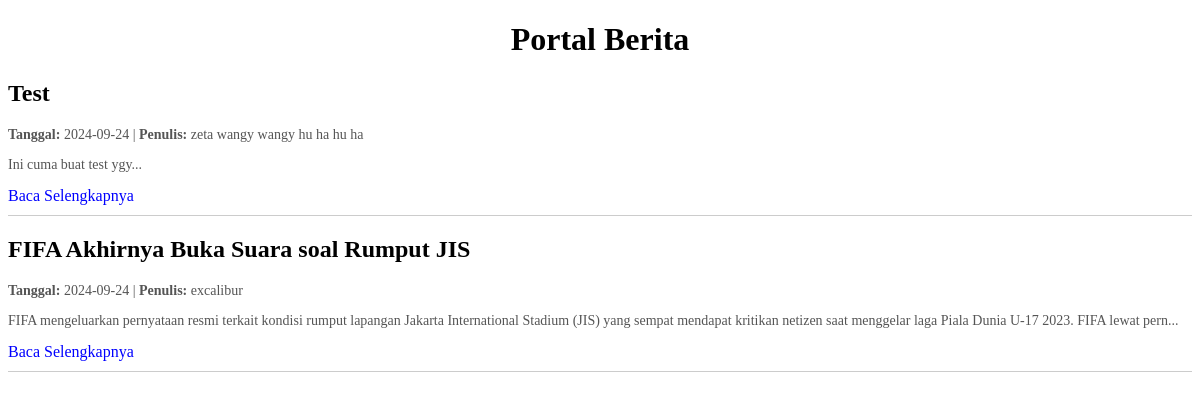
Before: / with the older database file.
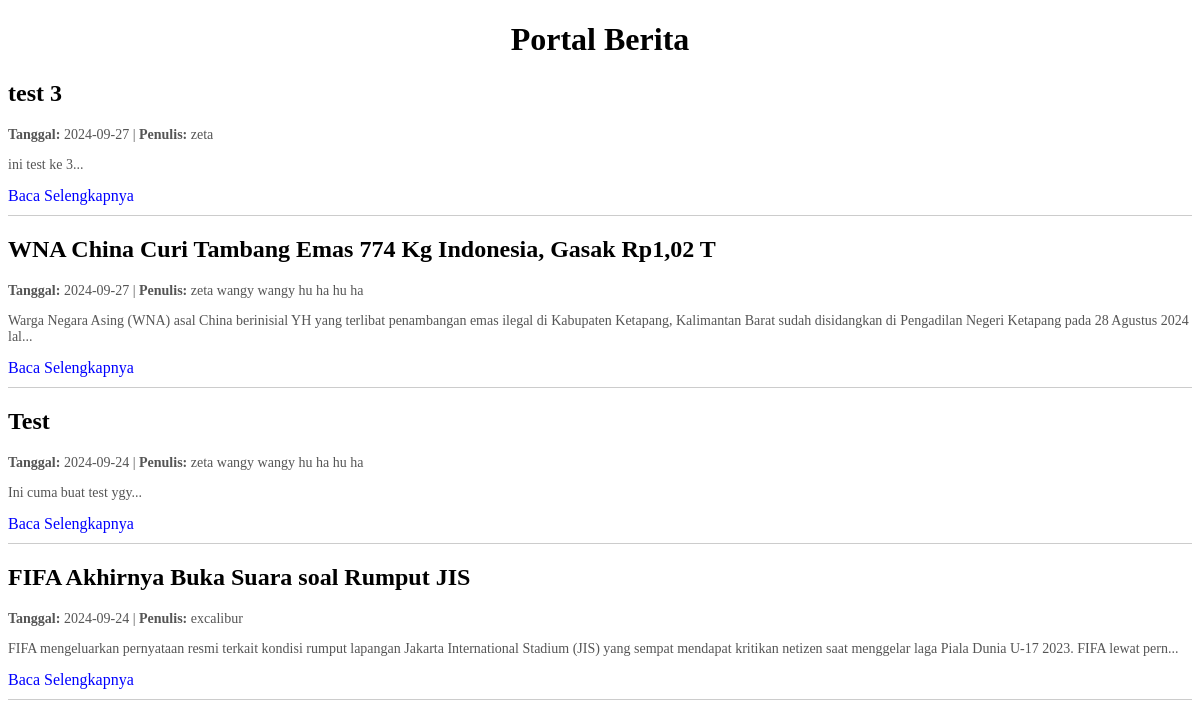
After: the same page with the newer database file.
### tables this page shows
CREATE TABLE `tb_berita` (
  `id` int NOT NULL,
  `judul` varchar(255) NOT NULL,
  `isi` text NOT NULL,
  `tanggal` date NOT NULL,
  `author` varchar(100) NOT NULL,
  `gambar` varchar(255) NOT NULL
);

### index.php (the view, shortened to what this page needs)
<?php
include 'koneksi.php';
$sql = "SELECT id, judul, isi, tanggal, author FROM tb_berita ORDER BY tanggal DESC";
$result = $conn->query($sql);
?>
<!DOCTYPE html>
<html lang="en">
<head>
    <link rel="stylesheet" href="css/style-index.css">
</head>
<body>
    <h1>Portal Berita</h1>
    <?php
    if ($result->num_rows > 0) {
        while ($row = $result->fetch_assoc()) {
            $previewIsi = substr($row['isi'], 0, 200) . '...';
            echo "<div class='news-preview'>";
            echo "<h2><a href='news_detail.php?id=" . $row['id'] . "'>" . $row['judul'] . "</a></h2>";
            echo "<p><strong>Tanggal: </strong>" . $row['tanggal'] . " | <strong>Penulis: </strong>" . $row['author'] . "</p>";
            echo "<p>" . $previewIsi . "</p>";
            echo "<a class='read-more' href='detail-berita.php?id=" . $row['id'] . "'>Baca Selengkapnya</a>";
            echo "</div>";
        }
    } else {
        echo "<p>Tidak ada berita yang tersedia.</p>";
    }
    ?>
</body>
</html>

### css/style-index.css (style rules this page uses)
h1 { display: flex; justify-content: center; align-items: center; }
a { text-decoration: none; color: black; }
.news-preview { border-bottom: 1px solid #ccc; margin-bottom: 20px; padding-bottom: 10px; }
.news-preview h2 { font-size: 24px; }
.news-preview p { font-size: 14px; color: #555; }
.read-more { color: blue; text-decoration: none; }

Changed rows visible on the page:
added tb_berita: judul "test 3", tanggal "2024-09-27", author "zeta", isi "ini test ke 3..."
added tb_berita: judul "WNA China Curi Tambang Emas 774 Kg Indonesia, Gasak Rp1,02 T", tanggal "2024-09-27", author "zeta wangy wangy hu ha hu ha", isi "Warga Negara Asing (WNA) asal China berinisial YH yang terlibat penambangan emas ilegal di Kabupaten Ketapang, Kalimantan Barat sudah disidangkan di Pengadilan Negeri Ketapang pada 28 Agustus 2024 lal..."
